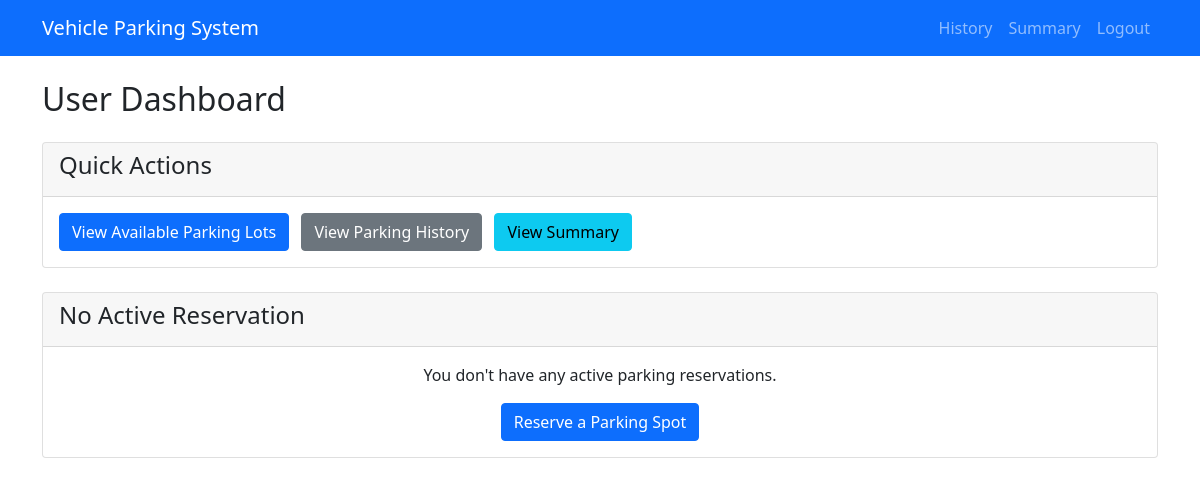
The page /dashboard (signed in) on the database as committed earlier.
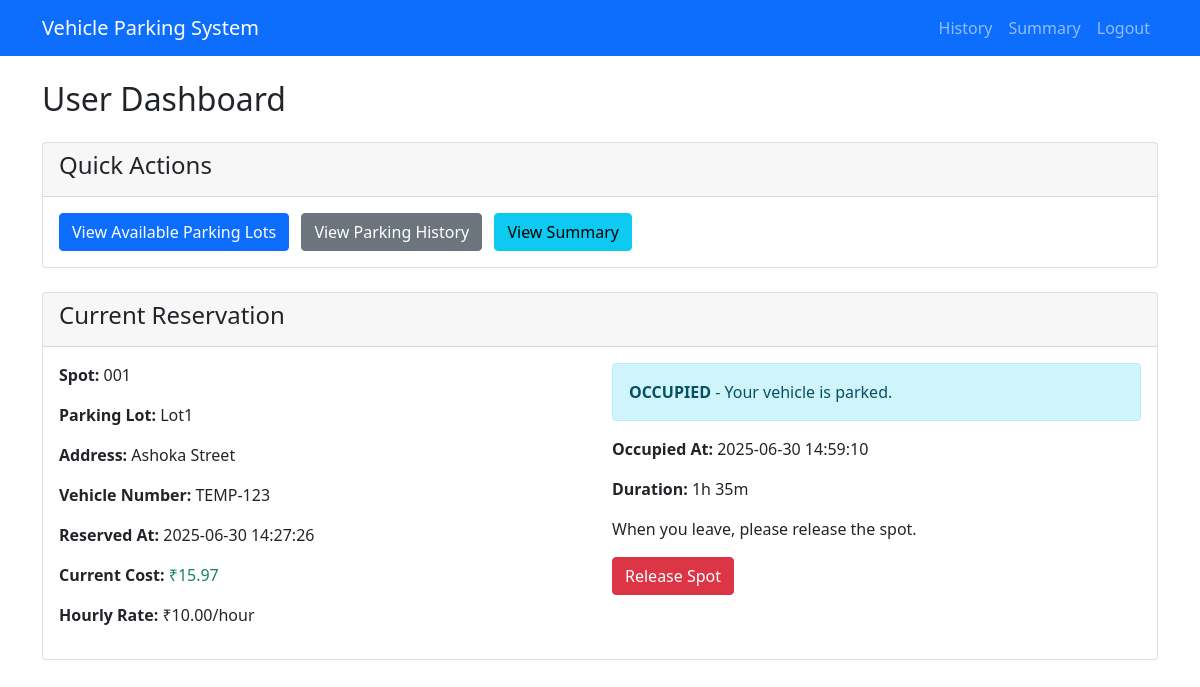
The same page on the database as committed later.
### models/models.py (models this page shows, shortened)
class ParkingSpot(Base):
    __tablename__ = "parking_spots"
    id = Column(Integer, primary_key=True)
    spot_number = Column(String, nullable=False)
    status = Column(PgEnum(SpotStatus), default=SpotStatus.AVAILABLE, nullable=False)
    parking_lot_id = Column(Integer, ForeignKey("parking_lots.id"), nullable=False)
    parking_lot = relationship("ParkingLot", back_populates="spots")
    reservations = relationship(
        "Reservation", back_populates="parking_spot", cascade="all, delete-orphan"
    )

class ParkingLot(Base):
    __tablename__ = "parking_lots"
    id = Column(Integer, primary_key=True)
    name = Column(String, nullable=False)
    address_line_1 = Column(String, nullable=False)
    address_line_2 = Column(String)
    address_line_3 = Column(String)
    pin_code = Column(String(10), nullable=False)
    price_per_hour = Column(Numeric(10, 2), nullable=False)
    number_of_spots = Column(Integer, nullable=False)
    spots = relationship(
        "ParkingSpot", back_populates="parking_lot", cascade="all, delete-orphan"
    )

class Reservation(Base):
    __tablename__ = "reservations"
    id = Column(Integer, primary_key=True)
    user_id = Column(Integer, ForeignKey("users.id"), nullable=False)
    parking_spot_id = Column(Integer, ForeignKey("parking_spots.id"), nullable=False)
    vehicle_number = Column(String, nullable=False)
    start_time = Column(DateTime, default=datetime.utcnow, nullable=False)
    occupy_time = Column(DateTime, nullable=True)  # Added: When user actually parks
    end_time = Column(DateTime, nullable=True)  # NULL → active
    user = relationship("User", back_populates="reservations")
    parking_spot = relationship("ParkingSpot", back_populates="reservations")

### app.py (the view)
@app.route("/dashboard")
@login_required
@role_required("user")
def user_dashboard():
    with SessionLocal() as db:
        current_reservation = (
            db.query(Reservation)
            .filter_by(user_id=session["user_id"], end_time=None)
            .options(selectinload(Reservation.parking_spot)
                    .selectinload(ParkingSpot.parking_lot))
            .first()
        )
        current_cost = 0
        if current_reservation:
            current_cost = calculate_cost(current_reservation)
        return render_template("user_dashboard.html",
                             current_reservation=current_reservation,
                             current_cost=current_cost)

### app.py (called while the page is built)
def calculate_cost(reservation):
    if not reservation.end_time:
        end_time = datetime.now()
    else:
        end_time = reservation.end_time
    duration = end_time - reservation.start_time
    hours = max(1, duration.total_seconds() / 3600)
    hourly_rate = float(reservation.parking_spot.parking_lot.price_per_hour)
    total_cost = round(hours * hourly_rate, 2)
    return total_cost

def format_duration(start_time, end_time=None):
    if not end_time:
        end_time = datetime.now()
    duration = end_time - start_time
    total_minutes = int(duration.total_seconds() / 60)
    hours = total_minutes // 60
    minutes = total_minutes % 60
    if hours > 0:
        return f"{hours}h {minutes}m"
    else:
        return f"{minutes}m"

def login_required(view):
    @wraps(view)
    def wrapped(*a, **kw):
        if "user_id" not in session:
            flash("Please log in first.")
            return redirect(url_for("login"))
        return view(*a, **kw)
    return wrapped

### templates/user_dashboard.html (shortened to what the changed rows need)
<!DOCTYPE html>
<html lang="en">
<head>
    <link href="https://cdn.jsdelivr.net/npm/bootstrap@5.1.3/dist/css/bootstrap.min.css" rel="stylesheet">
</head>
<body>
    <div class="container mt-4">
        <h2 class="mb-4">User Dashboard</h2>
        {% if current_reservation %}
        <div class="card">
            <div class="card-header">
                <h4>Current Reservation</h4>
            </div>
            <div class="card-body">
                <div class="row">
                    <div class="col-md-6">
                        <p><strong>Spot:</strong> {{ current_reservation.parking_spot.spot_number }}</p>
                        <p><strong>Parking Lot:</strong> {{ current_reservation.parking_spot.parking_lot.name }}</p>
                        <p><strong>Address:</strong> {{ current_reservation.parking_spot.parking_lot.address_line_1 }}</p>
                        <p><strong>Vehicle Number:</strong> {{ current_reservation.vehicle_number }}</p>
                        <p><strong>Reserved At:</strong> {{ current_reservation.start_time.strftime('%Y-%m-%d %H:%M:%S') }}</p>
                        <p><strong>Current Cost:</strong> <span class="text-success">₹{{ "%.2f"|format(current_cost) }}</span></p>
                        <p><strong>Hourly Rate:</strong> ₹{{ current_reservation.parking_spot.parking_lot.price_per_hour }}/hour</p>
                    </div>
                    <div class="col-md-6">
                        {% if current_reservation.parking_spot.status.value == 'reserved' %}
                            <div class="alert alert-warning">
                                <strong>RESERVED</strong> - Please park your vehicle and mark as occupied.
                            </div>
                            <form method="POST" action="/user/occupy/{{ current_reservation.id }}">
                                <button type="submit" class="btn btn-success">Mark as Occupied</button>
                            </form>
                        {% elif current_reservation.parking_spot.status.value == 'occupied' %}
                            <div class="alert alert-info">
                                <strong>OCCUPIED</strong> - Your vehicle is parked.
                            </div>
                            {% if current_reservation.occupy_time %}
                                <p><strong>Occupied At:</strong> {{ current_reservation.occupy_time.strftime('%Y-%m-%d %H:%M:%S') }}</p>
                                <p><strong>Duration:</strong> {{ format_duration(current_reservation.start_time) }}</p>
                            {% endif %}
                            <p>When you leave, please release the spot.</p>
                            <form method="POST" action="/user/release/{{ current_reservation.id }}">
                                <button type="submit" class="btn btn-danger">Release Spot</button>
                            </form>
                        {% endif %}
                    </div>
                </div>
            </div>
        </div>
        {% else %}
        <div class="card">
            <div class="card-header">
                <h4>No Active Reservation</h4>
            </div>
            <div class="card-body text-center">
                <p>You don't have any active parking reservations.</p>
                <a href="/user/lots" class="btn btn-primary">Reserve a Parking Spot</a>
            </div>
        </div>
        {% endif %}
    </div>
</body>
</html>

Rows that differ between the two databases and show on the page:
now on this page (row edited): ParkingSpot: parking_spot.spot_number "001"
changed ParkingSpot: status "AVAILABLE" → "OCCUPIED" (drawn)
now on this page (row edited): ParkingLot: parking_spot.parking_lot.name "Lot1", parking_spot.parking_lot.address_line_1 "Ashoka Street", parking_spot.parking_lot.price_per_hour "10.00"
added Reservation: vehicle_number "TEMP-123", start_time "2025-06-30 14:27:26", occupy_time "2025-06-30 14:59:10", start_time "1h 35m"
Other text that changed with them:
{{ "%.2f"|format(current_cost) }}: (not shown) → "15.97"
text no longer shown: "No Active Reservation You don't have any active parking reservations. Reserve a Parking Spot"
text now shown: "Current Reservation Spot: Parking Lot: Address: Vehicle Number: Reserved At: Current Cost: ₹ Hourly Rate: ₹ /hour OCCUPIED - Your vehicle is parked. Occupied At: Duration: When you leave, please release the spot. Release Spot"
